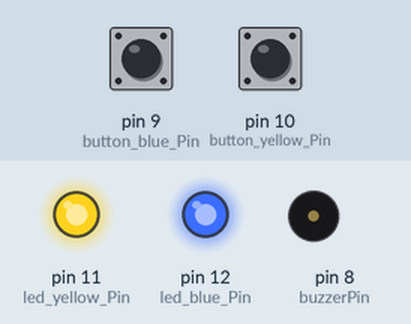
The sketch below on a simulated Arduino Uno, built with avr-gcc and run on an emulated ATmega328P. Parts: output pins drawn as LEDs (lit = HIGH), buzzer (waves = sounding). Inputs (shaded band) come from the test bench; at power-on: pin 9 (button_blue_Pin) LOW, pin 10 (button_yellow_Pin) LOW.

Above: at 1.2 s.
1.3 s: pin 9 (button_blue_Pin) pulled HIGH for 0.15 s
At 1.39 s:
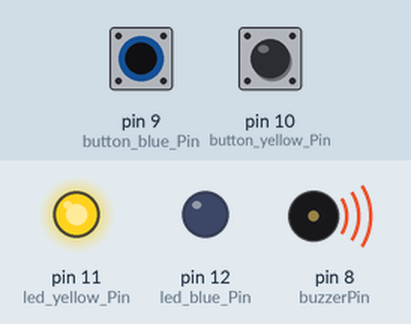
3.0 s: pin 10 (button_yellow_Pin) pulled HIGH for 0.15 s
At 3.09 s:
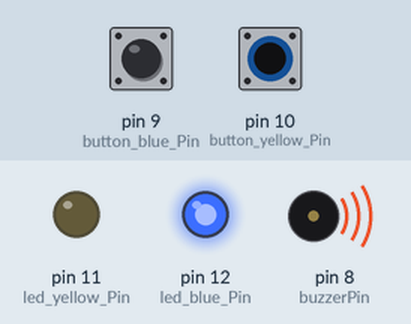
4.6 s: pin 10 (button_yellow_Pin) pulled HIGH for 3.2 s
At 8.4 s:
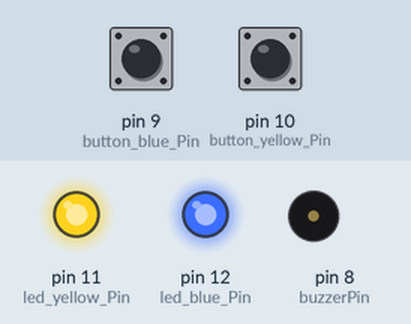
9.3 s: pin 9 (button_blue_Pin) pulled HIGH for 1 s
At 10.1 s:
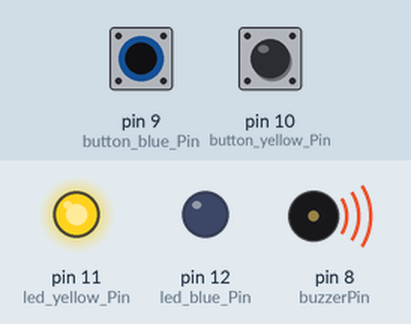
11.8 s: pin 9 (button_blue_Pin) pulled HIGH for 3.2 s
At 16.2 s:
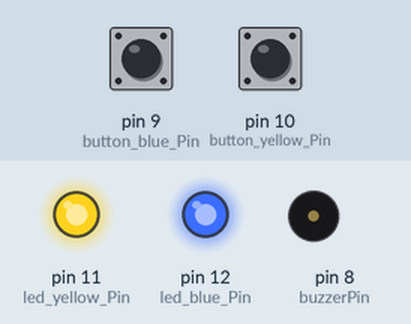
16.5 s: pin 9 (button_blue_Pin) driven HIGH and pin 10 (button_yellow_Pin) driven HIGH
At 17.2 s:
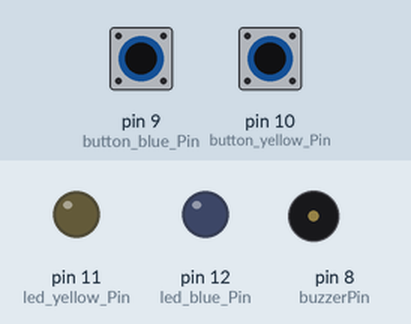
Timing chart, 0 to 19.0 s (numbered marks = the images above; inputs shaded):
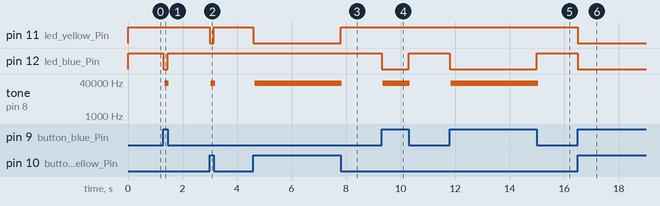

The sketch:

07-exercise.ino
```cpp
// pins of the buttons, LEDs and buzzer
int button_yellow_Pin = 10;
int led_yellow_Pin = 11;
int button_blue_Pin = 9;
int led_blue_Pin = 12;
int buzzerPin = 8;

int button_yellow_State = 0;
int button_blue_State = 0;

// function to read the state of a button
int read_button(int button_pin){
  int button_state = digitalRead(button_pin);
  return button_state;
 }

 // function that takes the state of a button and the pin of an LED and turns on the LED if the button is pressed, otherwise turns it off
void decision(int button_state, int led_pin){
  if (button_state == HIGH) {
    digitalWrite(led_pin, LOW);
  } else {
    digitalWrite(led_pin, HIGH);
  }
}

// function that takes the state of a button and turns on the buzzer if the button is pressed, otherwise turns it off
void buzzer_decision(int button_state) {
  if (button_state == HIGH) {
    digitalWrite(buzzerPin, LOW);
  } else {
    digitalWrite(buzzerPin, HIGH);
  }
}

// the setup function runs once when you press reset or power the board
void setup() {
  // set the buttons pins as input and the LEDs and buzzer pins as output
  pinMode(led_yellow_Pin, OUTPUT);
  pinMode(led_blue_Pin, OUTPUT);
  pinMode(button_yellow_Pin, INPUT);
  pinMode(button_blue_Pin, INPUT);
  pinMode(buzzerPin, OUTPUT);
  // initialize serial communication at 9600 bits per second
  Serial.begin(9600);
}

// function that repeats indefinitely when the arduino is powered on
void loop() {
  // read the state of the buttons and turn on the corresponding LED if the button is pressed, otherwise turn it off
  button_yellow_State = read_button(button_yellow_Pin);
  decision(button_yellow_State, led_yellow_Pin);
  buzzer_decision(button_yellow_State);

  button_blue_State = read_button(button_blue_Pin);
  decision(button_blue_State, led_blue_Pin);
  buzzer_decision(button_blue_State);
}
```

Measured:
- after the input at 1.3 s, pin 12 (led_blue_Pin): HIGH → LOW at once, → HIGH 0.15 s later; tone on pin 8 (buzzerPin): silent → 34188 Hz at once, → silent 0.16 s later
- after the input at 3.0 s, pin 11 (led_yellow_Pin): HIGH → LOW at once, → HIGH 0.15 s later; tone on pin 8 (buzzerPin): silent → 34190 Hz at once, → silent 0.16 s later
- after the input at 4.6 s, pin 11 (led_yellow_Pin): HIGH → LOW at once, → HIGH 3.2 s later; tone on pin 8 (buzzerPin): silent → 34190 Hz at once, → silent 3.2 s later
- after the input at 9.3 s, pin 12 (led_blue_Pin): HIGH → LOW at once, → HIGH 1.0 s later; tone on pin 8 (buzzerPin): silent → 34187 Hz at once, → silent 1.0 s later
- after the input at 11.8 s, pin 12 (led_blue_Pin): HIGH → LOW at once, → HIGH 3.2 s later; tone on pin 8 (buzzerPin): silent → 34187 Hz at once, → silent 3.2 s later
- after the input at 16.5 s, pin 11 (led_yellow_Pin), pin 12 (led_blue_Pin): HIGH → LOW at once
